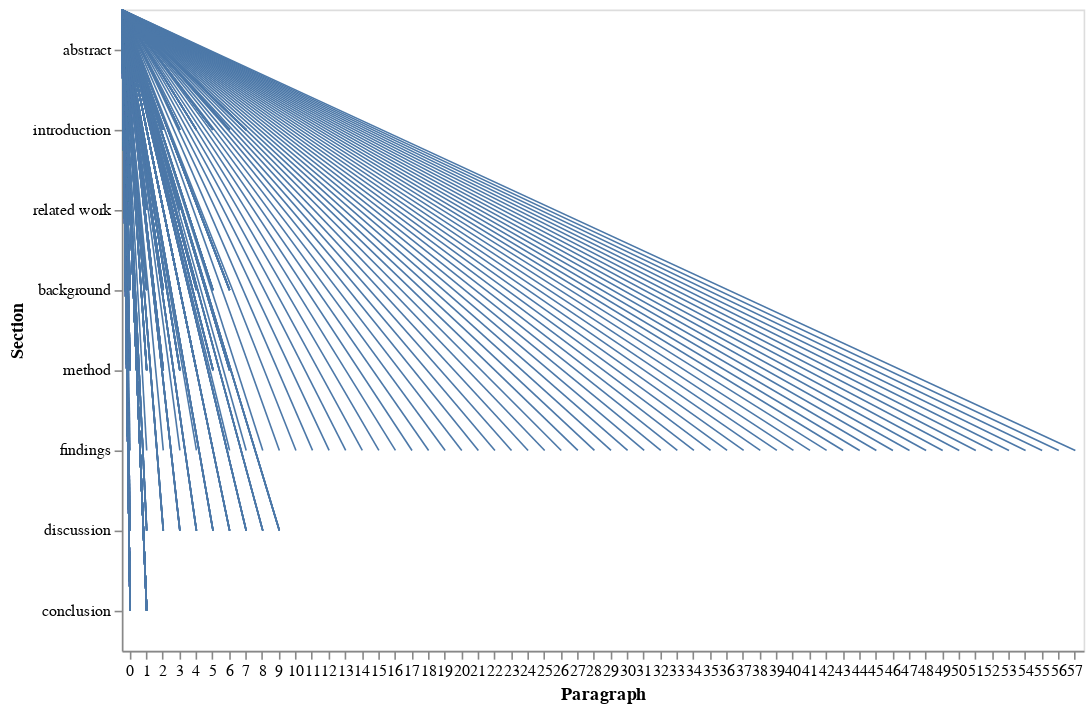

Notebook code for this chart:
### Code cell
lines

### Figure 1 — Vega-Lite specification as saved in the notebook (floating-point values rounded to 4 significant figures; data arrays with more than 128 entries replaced by an {"elided": "..."} marker saying what was removed)
{"config": {"view": {"continuousWidth": 400, "continuousHeight": 300}}, "data": {"name": "data-0dd07c5cad98325429a1c5af0b112d7b"}, "mark": {"type": "rule", "stroke": "#4c78a8"}, "encoding": {"x": {"type": "nominal", "axis": {"labelAngle": 0}, "field": "Paragraph"}, "y": {"type": "nominal", "field": "Section", "sort": ["abstract", "introduction", "related work", "background", "method", "findings", "discussion", "conclusion"]}}, "height": 400, "width": 600, "$schema": "https://vega.github.io/schema/vega-lite/v4.8.1.json", "datasets": {"data-0dd07c5cad98325429a1c5af0b112d7b": {"elided": "464 records"}}}
